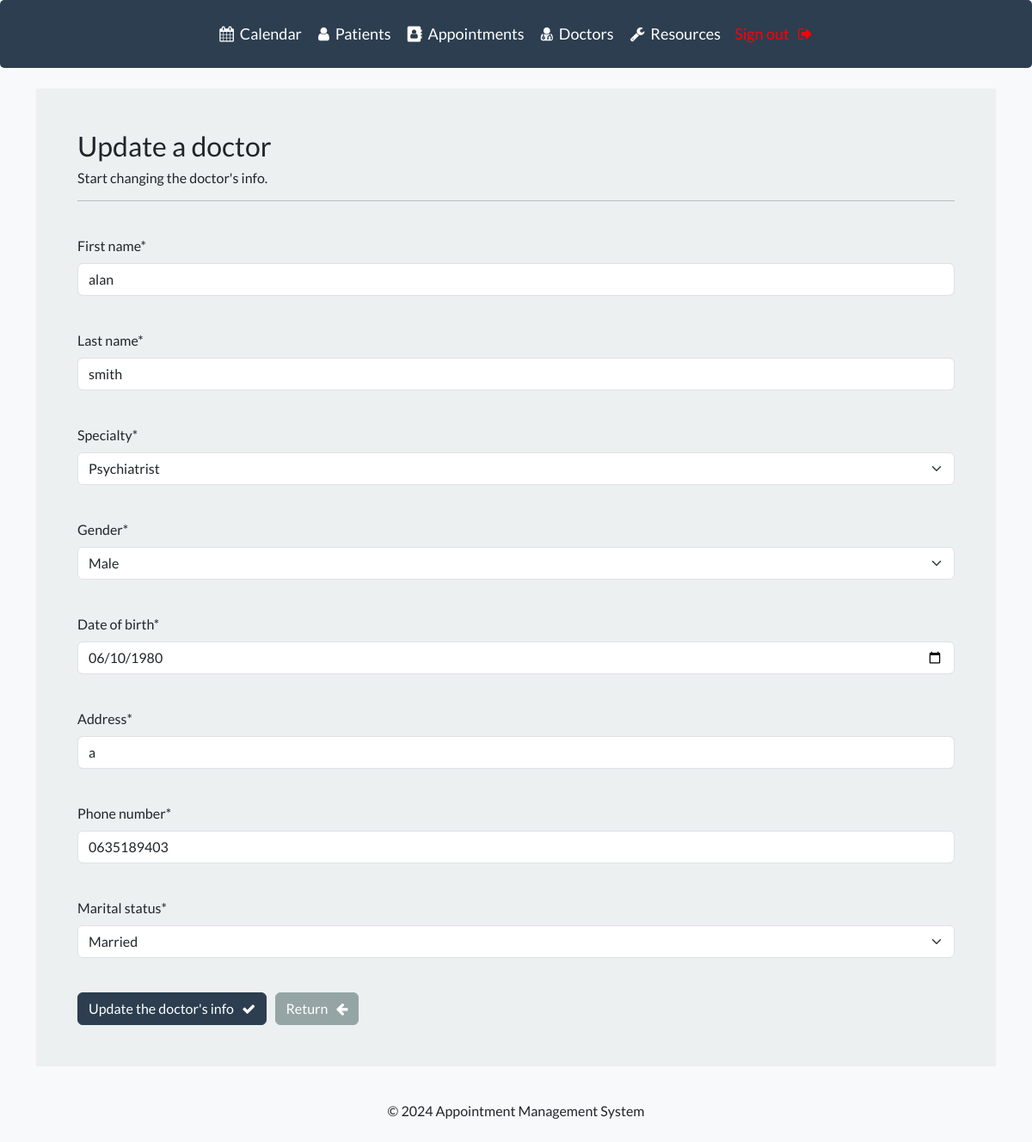
The app's page /update-doctor/4 (signed in) with its own data.
### webapp/models.py (models this page shows, shortened)
class Doctor(models.Model):
    user = models.ForeignKey(settings.AUTH_USER_MODEL, on_delete=models.CASCADE)
    SPECIALTY_CHOICES = (
    ('GP', 'General Practitioner'),
    ('SP', 'Specialist'),
    ('SUR', 'Surgeon'),
    ('OPHT', 'ophthalmologist'),
    ('OBGYN', 'Obstetrician/Gynecologist'),
    ('PED', 'Pediatrician'),
    ('ORTHO', 'Orthopedic Surgeon'),
    ('CARD', 'Cardiologist'),
    ('DERM', 'Dermatologist'),
    ('ENT', 'Otolaryngologist (ENT)'),
    ('NEURO', 'Neurologist'),
    ('PSY', 'Psychiatrist'),
    ('URO', 'Urologist'),
    )
    first_name = models.CharField(max_length=100)
    last_name = models.CharField(max_length=100)
    specialty = models.CharField(max_length=5, choices=SPECIALTY_CHOICES)
    gender = models.CharField(max_length=1, choices=Patient.GENDER_CHOICES)
    date_of_birth = models.DateField()
    address = models.CharField(max_length=255)
    phone_number = models.CharField(max_length=20)
    marital_status = models.CharField(max_length=1, choices=Patient.MARITAL_STATUS_CHOICES)
    created_at = models.DateTimeField(auto_now_add=True)

### webapp/decorators.py (the view)
        def wrapper_func(request, *args, **kwargs):
            group = None
            if request.user.groups.exists():
                group = request.user.groups.all()[0].name
            if group in allowed_roles:
                return view_func(request, *args, **kwargs)
            else:
                return HttpResponse('You are not authorized to view this page')

### webapp/forms.py
class UpdateDoctorForm(forms.ModelForm):
    class Meta:
        model = Doctor
        fields = ['first_name', 'last_name', 'specialty', 'gender', 'date_of_birth', 'address', 'phone_number', 'marital_status']  # Add more fields as needed
    def __init__(self, *args, **kwargs):
        super(UpdateDoctorForm, self).__init__(*args, **kwargs)
        self.fields['date_of_birth'].widget = forms.DateInput(attrs={'type': 'date'})

### webapp/views.py (called while the page is built)
@allowed_users(allowed_roles=['administrator'])
@login_required(login_url='my-login')
def update_doctor(request, pk):
    doctor = get_object_or_404(Doctor, id=pk)
    if request.method == 'POST':
        form = UpdateDoctorForm(request.POST, instance=doctor)
        if form.is_valid():
            form.save()
            return redirect('list-doctor')
    else:
        form = UpdateDoctorForm(instance=doctor)
    return render(request, 'webapp/update-doctor.html', {'form': form})

### webapp/templates/webapp/update-doctor.html (shortened to what this page needs)
{% extends 'webapp/base.html' %}
{% load crispy_forms_tags %}
{% block content %}
    <div class="container bg-light shadow-md p-5 form-layout">
        <h3> Update a doctor </h3>
        <h6> Start changing the doctor's info. </h6>
        <hr>
        <br>
        <form method="POST" autocomplete="off">
            {{ form.first_name|as_crispy_field }}
            <br>
            {{ form.last_name|as_crispy_field }}
            <br>
            {{ form.specialty|as_crispy_field }}
            <br>
            {{ form.gender|as_crispy_field }}
            <br>
            {{ form.date_of_birth|as_crispy_field }}
            <br>
            {{ form.address|as_crispy_field }}
            <br>
            {{ form.phone_number|as_crispy_field }}
            <br>
            {{ form.marital_status|as_crispy_field }}
            <br>
            <button type="submit" class="btn btn-primary">
                Update the doctor's info &nbsp; <i class="fa fa-check" aria-hidden="true"></i>
            </button>
            <a href="{% url 'list-doctor' %}" class="btn btn-secondary">
                Return &nbsp; <i class="fa fa-arrow-left" aria-hidden="true"></i>
            </a>
        </form>
    </div>
    <br>
{% endblock %}

### static/css/styles.css (style rules this page uses)
body { background-color: #f8f9fa; }

### records on screen
Doctor: first_name "alan", last_name "smith", specialty "Psychiatrist", gender "Male", date_of_birth "06/10/1980", address "a", phone_number "0635189403", marital_status "Married"
